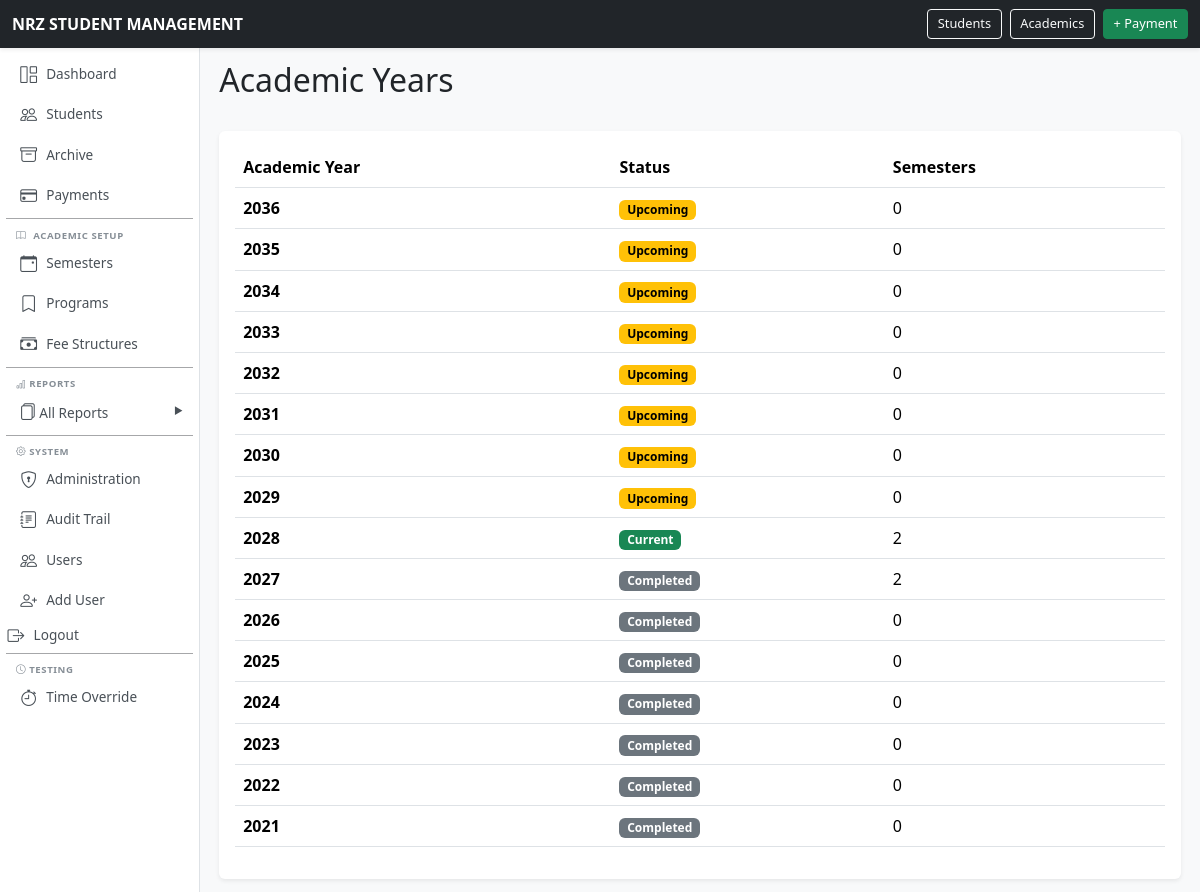
Page /academic-years/ (signed in) on the committed database.
### school/models.py (models this page shows, shortened)
class AcademicYear(models.Model):
    name = models.CharField(
        max_length=20,
        unique=True,
    )
    start_date = models.DateField()
    end_date = models.DateField()
    is_current = models.BooleanField(
        default=False,
    )
    class Meta:
        ordering = ["-name"]
        constraints = [
            models.UniqueConstraint(
                fields=["is_current"],
                condition=Q(is_current=True),
                name="only_one_current_academic_year",
            ),
        ]

### school/views.py (the view)
# urls.py: path("academic-years/", views.academic_year_list, name="academic_year_list"),
@permission_required("school.view_academicyear", raise_exception=True)
def academic_year_list(request):
    years = AcademicYear.objects.all().order_by("-name")
    paginator = Paginator(years, 20)
    page_obj = paginator.get_page(request.GET.get("page"))
    return render(request, "school/academic_year_list.html", {
        "page_obj": page_obj,
        "today": get_current_date(),
    })

### school/context_processors.py (called while the page is built)
def time_override_enabled(request):
    return {
        'ENABLE_TIME_OVERRIDE': getattr(settings, 'ENABLE_TIME_OVERRIDE', False)
    }

### school/models.py (called while the page is built)
    @classmethod
    def get_frozen_time(cls):
        obj = cls.objects.first()
        return obj.frozen_datetime if obj else None

### school/utils/time_utils.py (called while the page is built)
def get_current_datetime():
    if getattr(settings, 'ENABLE_TIME_OVERRIDE', False):
        from school.models import TimeOverride
        frozen = TimeOverride.get_frozen_time()
        if frozen is not None:
            if timezone.is_naive(frozen):
                frozen = timezone.make_aware(frozen)
            return frozen
    return timezone.now()

def get_current_date():
    return get_current_datetime().date()

### templates/school/academic_year_list.html (shortened to what this page needs)
{% extends "base.html" %}
{% block content %}
<div class="d-flex justify-content-between align-items-center mb-4">
    <h2>
        Academic Years
    </h2>
</div>
<div class="card border-0 shadow-sm">
    <div class="card-body">
        <table class="table table-hover">
            <thead>
                <tr>
                    <th>Academic Year</th>
                    <th>Status</th>
                    <th>Semesters</th>
                </tr>
            </thead>
            <tbody>
                {% for year in page_obj %}
                <tr>
                    <td class="fw-bold">
                        {{ year.name }}
                    </td>
                    <td>
                        {% if year.start_date <= today and today <= year.end_date %}
                            <span class="badge text-bg-success">Current</span>
                        {% elif year.start_date > today %}
                            <span class="badge text-bg-warning">Upcoming</span>
                        {% else %}
                            <span class="badge text-bg-secondary">Completed</span>
                        {% endif %}
                    </td>
                    <td>
                        {{ year.semesters.count }}
                    </td>
                </tr>
                {% endfor %}
            </tbody>
        </table>
    </div>
</div>
{% endblock %}

### templates/base.html (style rules this page uses)
body { margin: 0; padding: 0; background-color: #f8f9fa; }

### rows in the picture
AcademicYear: name "2036", start_date "Upcoming", semesters.count "0"
AcademicYear: name "2035", start_date "Upcoming", semesters.count "0"
AcademicYear: name "2034", start_date "Upcoming", semesters.count "0"
AcademicYear: name "2033", start_date "Upcoming", semesters.count "0"
AcademicYear: name "2032", start_date "Upcoming", semesters.count "0"
AcademicYear: name "2031", start_date "Upcoming", semesters.count "0"
AcademicYear: name "2030", start_date "Upcoming", semesters.count "0"
AcademicYear: name "2029", start_date "Upcoming", semesters.count "0"
AcademicYear: name "2028", start_date "Current", semesters.count "2"
AcademicYear: name "2027", start_date "Completed", semesters.count "2"
AcademicYear: name "2026", start_date "Completed", semesters.count "0"
AcademicYear: name "2025", start_date "Completed", semesters.count "0"
AcademicYear: name "2024", start_date "Completed", semesters.count "0"
AcademicYear: name "2023", start_date "Completed", semesters.count "0"
AcademicYear: name "2022", start_date "Completed", semesters.count "0"
AcademicYear: name "2021", start_date "Completed", semesters.count "0"
